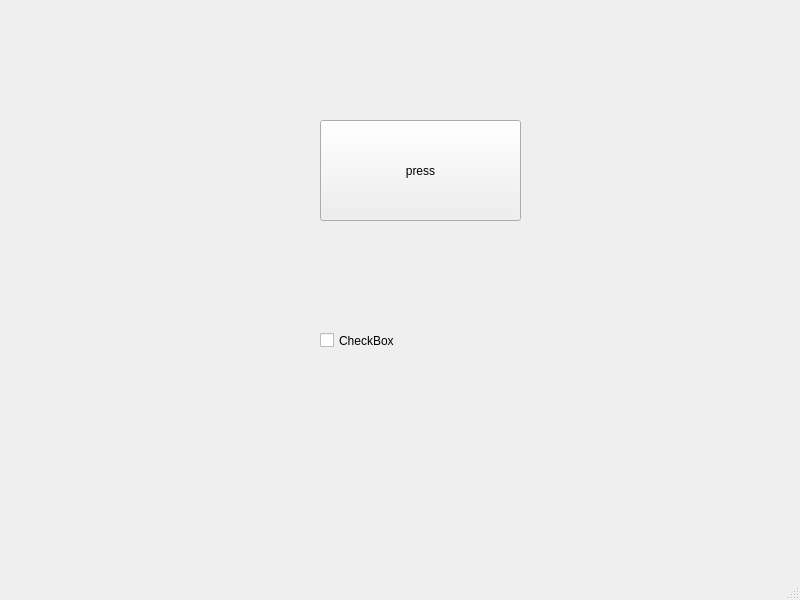
<?xml version="1.0" encoding="UTF-8"?>
<ui version="4.0">
 <class>MainWindow</class>
 <widget class="QMainWindow" name="MainWindow">
  <property name="geometry">
   <rect>
    <x>0</x>
    <y>0</y>
    <width>800</width>
    <height>600</height>
   </rect>
  </property>
  <property name="windowTitle">
   <string>MainWindow</string>
  </property>
  <widget class="QWidget" name="centralwidget">
   <widget class="QPushButton" name="btn1">
    <property name="geometry">
     <rect>
      <x>320</x>
      <y>120</y>
      <width>201</width>
      <height>101</height>
     </rect>
    </property>
    <property name="text">
     <string>press</string>
    </property>
   </widget>
   <widget class="QCheckBox" name="checkBox">
    <property name="geometry">
     <rect>
      <x>320</x>
      <y>280</y>
      <width>281</width>
      <height>121</height>
     </rect>
    </property>
    <property name="text">
     <string>CheckBox</string>
    </property>
   </widget>
  </widget>
  <widget class="QMenuBar" name="menubar">
   <property name="geometry">
    <rect>
     <x>0</x>
     <y>0</y>
     <width>800</width>
     <height>22</height>
    </rect>
   </property>
  </widget>
  <widget class="QStatusBar" name="statusbar"/>
 </widget>
 <resources/>
 <connections/>
</ui>
